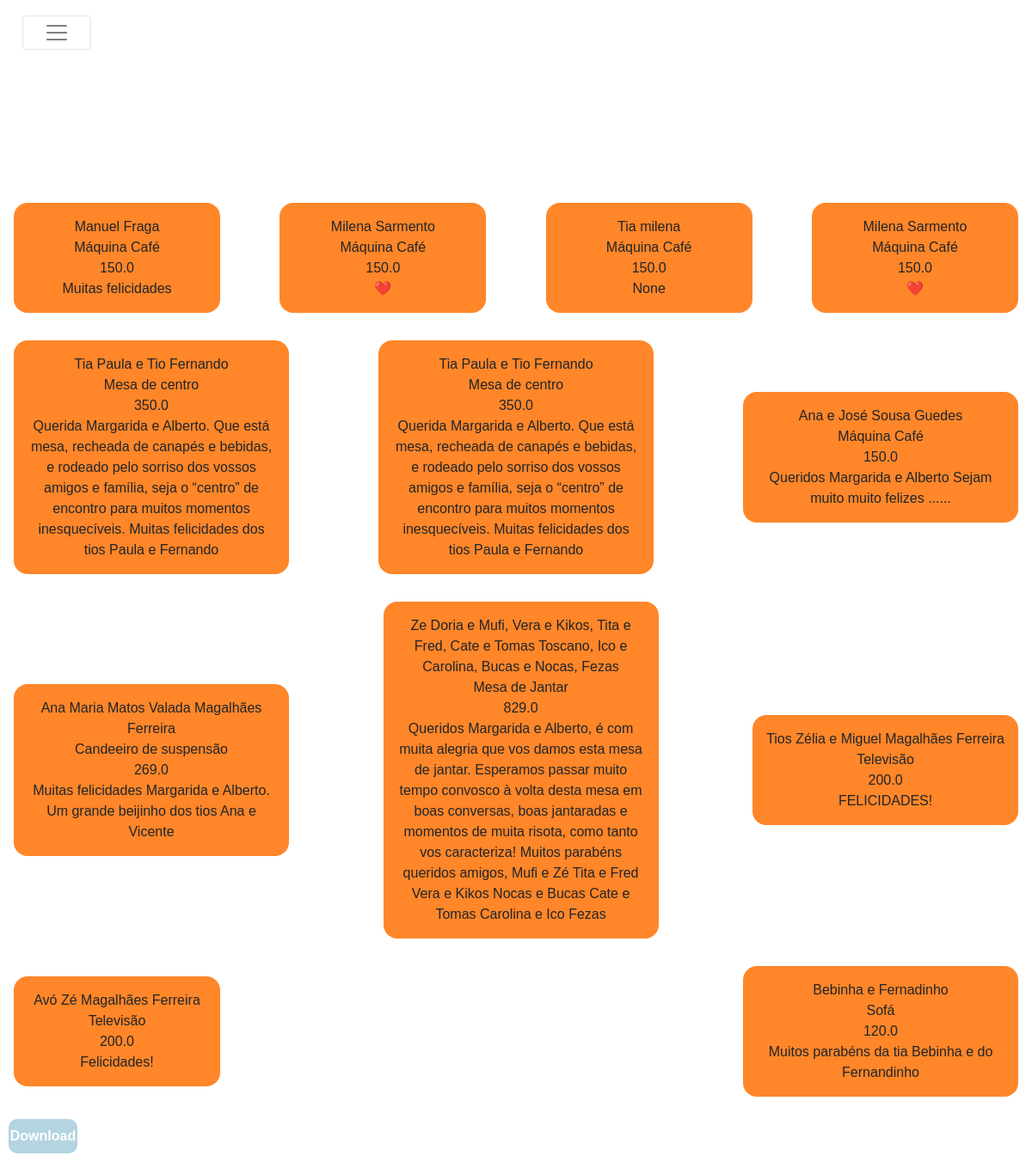
/contributions/all, run on the app's committed database.
### margaridaealberto/models/contributions.py (models this page shows, shortened)
class Contribution(db.Model ,model.Model,model.Base):
    __tablename__ = 'contribution'
    __table_args__ = {'extend_existing': True}
    id = Column(Integer, primary_key=True)
    name = Column(String(80))
    value_contributed = Column(Float)
    message = Column(Text)
    product_id = Column(Integer, ForeignKey('products.id'))
    product = relationship('Product', back_populates="contributions")

### margaridaealberto/models/products.py (models this page shows, shortened)
class Product(db.Model ,model.Model,model.Base):
    __tablename__ = 'products'
    __table_args__ = {'extend_existing': True}
    id = Column(Integer, primary_key=True)
    name = Column(String(80), unique=True, nullable=False)
    description = Column(Text)
    price = Column(Float)
    price_paid = Column(Float, default= 0.0)
    store = Column(Text)
    show_price = Column(Boolean, default=True)
    priority = Column(Integer, default=10)
    images = relationship('ProductImage', back_populates="product")
    contributions = relationship('Contribution', back_populates="product")

### margaridaealberto/modules/contributions.py (the view)
@bp.route('/all', methods=('GET', 'POST'))
def all():
    contributions = Contribution.query.all()
    return render_template('contributions/all.html',contributions=contributions)

### margaridaealberto/templates/contributions/all.html (shortened to what this page needs)
{% extends 'layout.html' %}
{% block content %}
<div class="fundo_products">
    <div class="background_trsp" id="white_back_for_products">
      <div class="contributions_box">
        {% for contribution in contributions %}
        <div class="contribution_card_box">
          <div class ="contribution_card">
            <div>{{contribution.name}}</div>
            {% if contribution.product %}
            <div>{{contribution.product.name}}</div>
            {% endif %}
            <div>{{contribution.value_contributed}}</div>
            <div>{{contribution.message}}</div>
          </div>
        </div>
        {% endfor %}
      </div>
    </div>
    <button onclick="generateContributionsCSV()" target="_blank" class="accept"> Download </button>
</div>
{% endblock %}

### margaridaealberto/static/style/phoneside_styles.css (style rules this page uses)
@media (max-width: 75em) and (min-width: 47.99em) { .fundo_products { padding-top: 4rem; } }

### margaridaealberto/static/style/styles.css (style rules this page uses)
.contribution_card_box { padding: 1rem; }
body, html { margin: 0; overflow-x: auto; text-align: center; height: 100%; width: 100%; font-family: 'Trebuchet MS', sans-serif; }
.background_trsp { height:100%; margin:0; border:0; }
.contributions_box { padding-top: 5rem; display: flex; flex-wrap: wrap; justify-content: space-between; align-items: center; }
.contribution_card { min-width: 15rem; max-width: 20rem; background-color: rgb(255, 134, 41); border-radius: 1rem; padding: 1rem; }
#white_back_for_products { background: rgba(255,255,255,0.7); }
button { color: #000000; background-color: #ece7e700; border: 0.2rem solid #000000; border-radius:5px; font-size: 1rem; font-weight: 600; padding: 0; width: 120px; margin: 10px 10px; transition: .5s!important; height: 2.5rem; width: 5rem; display: flex; justify-content: center; align-items: center; }
button.accept { color: white; background-color: rgb(179, 212,224); border: 0.2rem solid rgb(179, 212,224); border-radius: 10px; }

### data on the page
Contribution: name "Manuel Fraga", product.name "Máquina Café", value_contributed "150.0", message "Muitas felicidades"
Contribution: name "Milena Sarmento", product.name "Máquina Café", value_contributed "150.0", message "❤️"
Contribution: name "Tia milena", product.name "Máquina Café", value_contributed "150.0", message "None"
Contribution: name "Milena Sarmento", product.name "Máquina Café", value_contributed "150.0", message "❤️"
Contribution: name "Tia Paula e Tio Fernando", product.name "Mesa de centro", value_contributed "350.0", message "Querida Margarida e Alberto. Que está mesa, recheada de canapés e bebidas, e rodeado pelo sorriso dos vossos amigos e família, seja o “centro” de encontro para muitos momentos inesquecíveis. Muitas felicidades dos tios Paula e Fernando"
Contribution: name "Tia Paula e Tio Fernando", product.name "Mesa de centro", value_contributed "350.0", message "Querida Margarida e Alberto. Que está mesa, recheada de canapés e bebidas, e rodeado pelo sorriso dos vossos amigos e família, seja o “centro” de encontro para muitos momentos inesquecíveis. Muitas felicidades dos tios Paula e Fernando"
Contribution: name "Ana e José Sousa Guedes", product.name "Máquina Café", value_contributed "150.0", message "Queridos Margarida e Alberto Sejam muito muito felizes ......"
Contribution: name "Ana Maria Matos Valada Magalhães Ferreira", product.name "Candeeiro de suspensão", value_contributed "269.0", message "Muitas felicidades Margarida e Alberto. Um grande beijinho dos tios Ana e Vicente"
Contribution: name "Ze Doria e Mufi, Vera e Kikos, Tita e Fred, Cate e Tomas Toscano, Ico e Carolina, Bucas e Nocas, Fezas", product.name "Mesa de Jantar", value_contributed "829.0", message "Queridos Margarida e Alberto, é com muita alegria que vos damos esta mesa de jantar. Esperamos passar muito tempo convosco à volta desta mesa em boas conversas, boas jantaradas e momentos de muita risota, como tanto vos caracteriza! Muitos parabéns queridos amigos, Mufi e Zé Tita e Fred Vera e Kikos Nocas e Bucas Cate e Tomas Carolina e Ico Fezas"
Contribution: name "Tios Zélia e Miguel Magalhães Ferreira", product.name "Televisão", value_contributed "200.0", message "FELICIDADES!"
Contribution: name "Avó Zé Magalhães Ferreira", product.name "Televisão", value_contributed "200.0", message "Felicidades!"
Contribution: name "Bebinha e Fernadinho", product.name "Sofá", value_contributed "120.0", message "Muitos parabéns da tia Bebinha e do Fernandinho"
